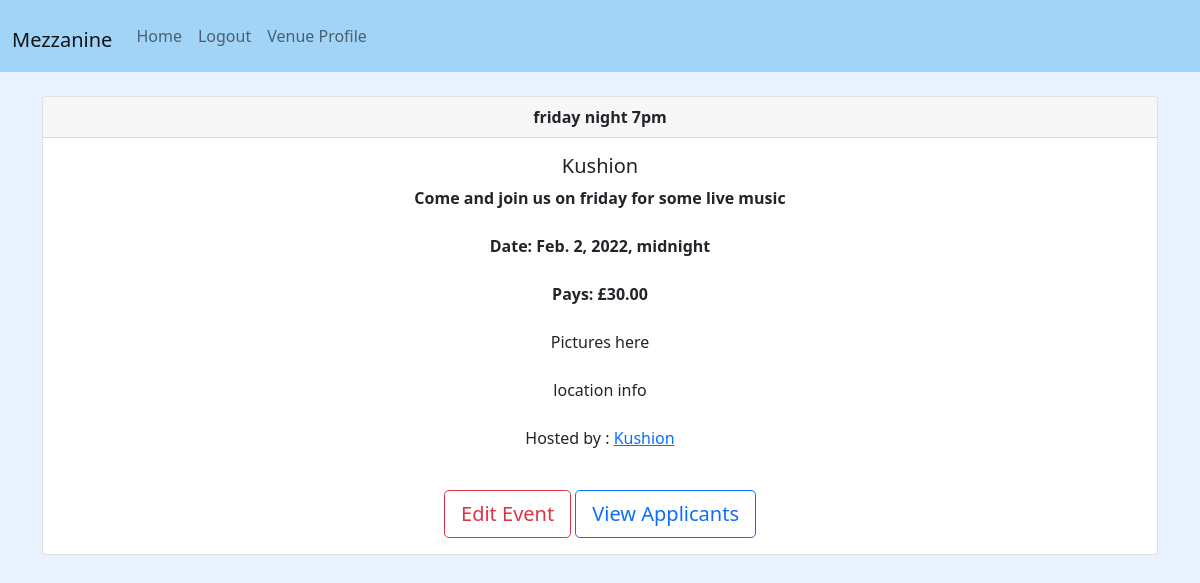
/event_page/3 (signed in), run on the app's committed database.
### mezza/models.py (models this page shows)
class Event(models.Model):
    name = models.CharField('Event Name', max_length=120)
    description = models.TextField(blank=True)
    event_date = models.DateTimeField('Event Date')
    wage = models.DecimalField('Event Wage',max_digits=7, decimal_places=2)
    is_open = models.BooleanField(default=False)
    venue = models.ForeignKey(Venue, blank=False, null=False, on_delete=models.CASCADE)
    applicants = models.ManyToManyField(Talent, related_name='event_applicants', blank=True)# null=True)
    offers = models.ManyToManyField(Talent, related_name='event_offers', blank=True)
    talent = models.ForeignKey(Talent, related_name='event_talent', blank=True, null=True, on_delete=models.SET_NULL)
    event_tags = models.ManyToManyField(AccountTags)
    def __str__(self):
       return self.name

### account/models.py (models this page shows)
class Venue(models.Model):
    user = models.OneToOneField(User, on_delete=models.CASCADE, primary_key=True)
    name = models.CharField('Venue Name', max_length = 120)
    description = models.TextField(blank=True)
    phone = models.CharField('Contact Phone', max_length=25, blank=True)
    address = models.CharField(max_length=300, blank=True)
    postcode = models.CharField('Post code', max_length=10, blank=True)
    account_tags = models.ManyToManyField(AccountTags)
    def __str__(self):
    		return self.name

### mezza/views.py (the view)
# urls.py: path('event_page/<event_id>', views.event_page, name='event-page'),
def event_page(request, event_id):
    event = Event.objects.get(pk=event_id)
    return render(request, 'mezza/event_page.html',
        {'event' : event,})

### account/models.py (called while the page is built)
    def __str__(self):
    		return self.first_name + self.last_name

### mezza/templates/mezza/event_page.html (shortened to what this page needs)
{% extends 'mezza/base.html' %}
{% block content %}
	<center>
	<div class="card">
		<div class="card-header">
			<strong>{{event}}</strong>
		</div>
		<div class="card-body">
			<h5 class="card-title">{{event.venue}}</h5>
			<p class="card-text">
				<strong>{{event.description}}</strong> <br/> <br/>
				<strong>Date: {{event.event_date}}</strong> <br/>  <br/>
				<strong>Pays: £{{event.wage}}</strong> <br/>  <br/>
				Pictures here <br/>  <br/>
				location info <br/>  <br/>
				Hosted by : <a href="{% url 'profile-venue' event.venue.user.id %}">{{event.venue}}</a> <br/> <br/>
				{% if event.talent %}
					Performing : <a href="#">{{event.talent}}</a>
					<br/>
					<br/>
				{% else %}
			</p>
					{% if user.is_talent and event.is_open %}
					<button type="button" class="btn btn-outline-success btn-lg" data-bs-toggle="modal" data-bs-target="#applicantModal">
						Apply
					</button>
				<div class="modal fade" id="applicantModal" tabindex="-1" role="dialog" aria-labelledby="exampleModalLabel" aria-hidden="true">
					<div class="modal-dialog" role="document">
					<div class="modal-content">
						<div class="modal-header">
						<h5 class="modal-title" id="exampleModalLabel">Are you sure you want to apply for this position?</h5>
						<button type="button" class="close" data-dismiss="modal" aria-label="Close">
							<span aria-hidden="true">&times;</span>
						</button>
						</div>
						<div class="modal-body">
							{{event.id}}
							{{user.id}}
							<h3>Are you sure you want to apply for this role: <strong>{{event}}</strong>?</h3>
							<br/>
							<strong>Wage: {{event.wage}}</strong>
						</div>
						<div class="modal-footer " >
							<button type="button" class="btn btn-light mr-auto" data-bs-dismiss="modal">Close</button>
							<a class="btn btn-success" href="{% url 'application-success' event.id %}">Apply</a>
						</div>
					</div>
					</div>
				</div>
					{% elif event.venue.user.id == user.venue.user.id %}
						<a href="{% url 'update-event' event.id %}" class = "btn btn-outline-danger btn-lg">Edit Event</a>
						<a class="btn btn-outline-primary btn-lg" data-bs-toggle="collapse" href="#collapseExample" role="button" aria-expanded="false" aria-controls="collapseExample" >
							View Applicants
						</a>
						</div>
					{% endif %}
				</div>
			{% endif %}
		</div>
{% endblock %}

### mezza/templates/mezza/base.html (style rules this page uses)
body { background: #e8f3ff; }

### data on the page
Event: name "friday night 7pm", venue "Kushion", description "Come and join us on friday for some live music", event_date "Feb. 2, 2022, midnight", wage "30.00"
